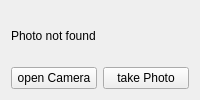
      <widget class="QWidget" name="Photos_02">
       <attribute name="title">
        <string>Photo2</string>
       </attribute>
       <layout class="QGridLayout" name="gridLayout_7">
        <item row="0" column="0">
         <widget class="QLabel" name="Photo_Widget_02">
          <property name="sizePolicy">
           <sizepolicy hsizetype="Fixed" vsizetype="Fixed">
            <horstretch>0</horstretch>
            <verstretch>0</verstretch>
           </sizepolicy>
          </property>
          <property name="maximumSize">
           <size>
            <width>640</width>
            <height>480</height>
           </size>
          </property>
          <property name="autoFillBackground">
           <bool>true</bool>
          </property>
          <property name="text">
           <string>Photo not found</string>
          </property>
         </widget>
        </item>
        <item row="1" column="0">
         <widget class="QPushButton" name="startCamera2">
          <property name="maximumSize">
           <size>
            <width>150</width>
            <height>16777215</height>
           </size>
          </property>
          <property name="text">
           <string>open Camera</string>
          </property>
          <property name="icon">
           <iconset>
            <normaloff>../../../../PC18-26 Carnegie Library Lambeth/Mapping/Templates/camara_foto.png</normaloff>../../../../PC18-26 Carnegie Library Lambeth/Mapping/Templates/camara_foto.png</iconset>
          </property>
          <property name="checkable">
           <bool>true</bool>
          </property>
          <property name="autoDefault">
           <bool>false</bool>
          </property>
          <property name="default">
           <bool>false</bool>
          </property>
         </widget>
        </item>
        <item row="1" column="1">
         <widget class="QPushButton" name="getPhoto2">
          <property name="maximumSize">
           <size>
            <width>150</width>
            <height>16777215</height>
           </size>
          </property>
          <property name="text">
           <string>take Photo</string>
          </property>
          <property name="icon">
           <iconset>
            <normaloff>../../../../PC18-26 Carnegie Library Lambeth/Mapping/Templates/take-photo-icon-21.jpg</normaloff>../../../../PC18-26 Carnegie Library Lambeth/Mapping/Templates/take-photo-icon-21.jpg</iconset>
          </property>
          <property name="checkable">
           <bool>false</bool>
          </property>
          <property name="autoDefault">
           <bool>false</bool>
          </property>
         </widget>
        </item>
       </layout>
      </widget>
